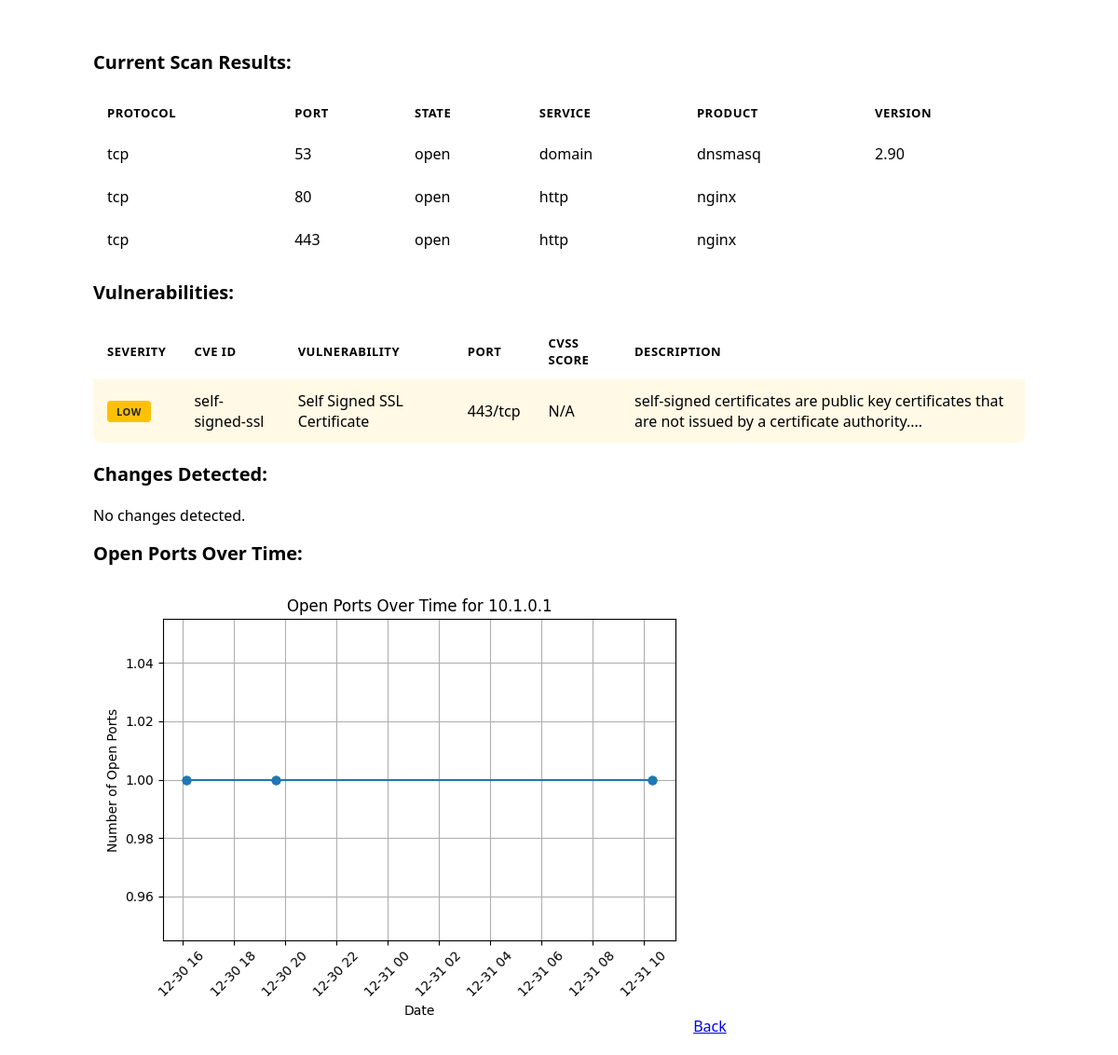
Page /report/10.1.0.1 on the committed database.
### tables this page shows
CREATE TABLE scans (
                        id INTEGER PRIMARY KEY,
                        ip TEXT,
                        protocol TEXT,
                        port INTEGER,
                        state TEXT,
                        service TEXT,
                        product TEXT,
                        version TEXT,
                        scan_date TEXT);

CREATE TABLE vulnerabilities (
                        id INTEGER PRIMARY KEY,
                        ip TEXT,
                        port INTEGER,
                        protocol TEXT,
                        vuln_id TEXT,
                        vuln_name TEXT,
                        severity TEXT,
                        description TEXT,
                        cvss_score REAL,
                        cvss_vector TEXT,
                        cwe_id TEXT,
                        references_json TEXT,
                        published_date TEXT,
                        scan_date TEXT,
                        UNIQUE(ip, port, protocol, vuln_id));

### app.py (the view)
@app.route('/report/<ip>')
def generate_asset_report(ip):
    try:
        if not validate_ip(ip):
            logger.warning(f"Invalid IP address for report: {ip}")
            return render_template('report.html', ip=ip, error="Invalid IP address format.")
        scan_results, changes, vulnerabilities = vuln_scan.generate_report_from_existing(ip)
        generate_report_plot(ip)
        return render_template('report.html', ip=ip, scan_results=scan_results, changes=changes, vulnerabilities=vulnerabilities)
    except ScanError as e:
        logger.error(f"Report generation error for {ip}: {e}")
        return render_template('report.html', ip=ip, error=str(e))
    except Exception as e:
        logger.error(f"Unexpected error generating report for {ip}: {e}")
        return render_template('report.html', ip=ip, error="An unexpected error occurred generating the report.")

### vuln_scan.py (called while the page is built)
def validate_ip(ip):
    try:
        ipaddress.ip_address(ip)
        return True
    except ValueError:
        return False

def compare_scans(old_scan, new_scan):
    old_ports = {(r[0], r[1]): r for r in old_scan}
    new_ports = {(r[0], r[1]): r for r in new_scan}
    changes = {
        'added': [new_ports[k] for k in new_ports if k not in old_ports],
        'removed': [old_ports[k] for k in old_ports if k not in new_ports],
        'changed': [
            {'old': old_ports[k], 'new': new_ports[k]}
            for k in old_ports
            if k in new_ports and old_ports[k] != new_ports[k]
        ]
    }
    total_changes = len(changes['added']) + len(changes['removed']) + len(changes['changed'])
    logger.info(f"Comparison found {total_changes} changes: "
                f"{len(changes['added'])} added, {len(changes['removed'])} removed, "
                f"{len(changes['changed'])} changed")
    return changes

### templates/report.html (shortened to what this page needs)
<!DOCTYPE html>
<html>
<head>
    <link rel="stylesheet" type="text/css" href="{{ url_for('static', filename='style.css') }}">
</head>
<body>
    <div class="container">
        <h1>Scan Report for {{ ip }}</h1>
        {% if error %}
            <div class="error">
                <p><strong>Error:</strong> {{ error }}</p>
            </div>
        {% elif scan_results is not none %}
            <h2>Current Scan Results:</h2>
            {% if scan_results %}
                <table>
                    <tr>
                        <th>Protocol</th>
                        <th>Port</th>
                        <th>State</th>
                        <th>Service</th>
                        <th>Product</th>
                        <th>Version</th>
                    </tr>
                    {% for result in scan_results %}
                        <tr>
                            <td>{{ result[0] }}</td>
                            <td>{{ result[1] }}</td>
                            <td>{{ result[2] }}</td>
                            <td>{{ result[3] }}</td>
                            <td>{{ result[4] }}</td>
                            <td>{{ result[5] }}</td>
                        </tr>
                    {% endfor %}
                </table>
            {% else %}
                <p>No open ports found.</p>
            {% endif %}
            <h2>Vulnerabilities:</h2>
            {% if vulnerabilities %}
                <table>
                    <tr>
                        <th>Severity</th>
                        <th>CVE ID</th>
                        <th>Vulnerability</th>
                        <th>Port</th>
                        <th>CVSS Score</th>
                        <th>Description</th>
                    </tr>
                    {% for vuln in vulnerabilities %}
                        <tr class="vuln-{{ vuln.severity|lower }}">
                            <td><span class="severity-badge {{ vuln.severity|lower }}">{{ vuln.severity|upper }}</span></td>
                            <td>{{ vuln.vuln_id }}</td>
                            <td>{{ vuln.vuln_name }}</td>
                            <td>{{ vuln.port }}/{{ vuln.protocol }}</td>
                            <td>{{ vuln.cvss_score if vuln.cvss_score else 'N/A' }}</td>
                            <td>{{ vuln.description[:100] }}{% if vuln.description|length > 100 %}...{% endif %}</td>
                        </tr>
                    {% endfor %}
                </table>
            {% else %}
                <p>No vulnerabilities detected.</p>
            {% endif %}
            <h2>Changes Detected:</h2>
            {% if changes and (changes.added or changes.removed or changes.changed) %}
                {% if changes.added %}
                    <h3>New Ports:{% if changes.latest_date %} <span style="font-weight: normal; font-size: 14px;">(Detected: {{ changes.latest_date }})</span>{% endif %}</h3>
                    <table>
                        <tr>
                            <th>Protocol</th>
                            <th>Port</th>
                            <th>State</th>
                            <th>Service</th>
                            <th>Product</th>
                            <th>Version</th>
                        </tr>
                        {% for port in changes.added %}
                            <tr class="added">
                                <td>{{ port[0] }}</td>
                                <td>{{ port[1] }}</td>
                                <td>{{ port[2] }}</td>
                                <td>{{ port[3] }}</td>
                                <td>{{ port[4] }}</td>
                                <td>{{ port[5] }}</td>
                            </tr>
                        {% endfor %}
                    </table>
                {% endif %}
                {% if changes.removed %}
                    <h3>Removed Ports:{% if changes.previous_date %} <span style="font-weight: normal; font-size: 14px;">(Last seen: {{ changes.previous_date }})</span>{% endif %}</h3>
                    <table>
                        <tr>
                            <th>Protocol</th>
                            <th>Port</th>
                            <th>State</th>
                            <th>Service</th>
                            <th>Product</th>
                            <th>Version</th>
                        </tr>
                        {% for port in changes.removed %}
                            <tr class="removed">
                                <td>{{ port[0] }}</td>
                                <td>{{ port[1] }}</td>
                                <td>{{ port[2] }}</td>
                                <td>{{ port[3] }}</td>
                                <td>{{ port[4] }}</td>
                                <td>{{ port[5] }}</td>
                            </tr>
                        {% endfor %}
                    </table>
                {% endif %}
                {% if changes.changed %}
                    <h3>Modified Ports:</h3>
                    <table>
                        <tr>
                            <th>Port</th>
                            <th>Previous</th>
                            <th>Current</th>
                        </tr>
                        {% for change in changes.changed %}
                            <tr class="changed">
                                <td>{{ change.old[0] }}/{{ change.old[1] }}</td>
                                <td>{{ change.old[3] }} {{ change.old[4] }} {{ change.old[5] }}</td>
                                <td>{{ change.new[3] }} {{ change.new[4] }} {{ change.new[5] }}</td>
                            </tr>
                        {% endfor %}
                    </table>
                {% endif %}
            {% else %}
                <p>No changes detected.</p>
            {% endif %}
            <h2>Open Ports Over Time:</h2>
            <img src="{{ url_for('static', filename='report_' + ip|replace('.', '.') + '.png') }}" alt="Port History" onerror="this.style.display='none'">
        {% else %}
            <p>No scan results available.</p>
        {% endif %}
        <a href="{{ url_for('index') }}">Back</a>
    </div>
</body>
</html>

### static/style.css (style rules this page uses)
* { box-sizing: border-box; }
body { font-family: var(--font-family, 'Segoe UI', Arial, sans-serif); background-color: var(--bg-primary); color: var(--text-primary); margin: 0; padding: 20px; transition: background-color 0.3s ease, color 0.3s ease; }
.container { max-width: 1000px; margin: 0 auto; background-color: var(--bg-secondary); padding: 0; box-shadow: 0 0 20px var(--shadow-color); border-radius: 8px; border: 1px solid var(--border-color); overflow: hidden; }
h1 { margin: 0; color: #ffffff; font-size: 24px; font-weight: 600; }
h2 { color: var(--text-primary); margin-top: 0; margin-bottom: 20px; font-size: 20px; }
table { width: 100%; border-collapse: collapse; margin: 20px 0; background-color: var(--bg-secondary); border-radius: 8px; overflow: hidden; }
th, td { padding: 12px 15px; text-align: left; border-bottom: 1px solid var(--border-light); }
th { background-color: var(--table-header-bg); font-weight: 600; color: var(--text-primary); font-size: 13px; text-transform: uppercase; letter-spacing: 0.5px; }
td { color: var(--text-secondary); }
tr:last-child td { border-bottom: none; }
.severity-badge { padding: 4px 10px; border-radius: 4px; font-size: 10px; font-weight: bold; text-transform: uppercase; letter-spacing: 0.5px; }
.severity-badge.low { background-color: #ffc107; color: #333; }
.severity-badge { display: inline-block; padding: 4px 10px; border-radius: 4px; font-size: 11px; font-weight: 600; text-transform: uppercase; letter-spacing: 0.5px; }
.severity-badge.low { background-color: #ffc107; color: #212529; }
tr.vuln-low { background-color: rgba(255, 193, 7, 0.1); }

### rows in the picture
scans: protocol "tcp", port "53", state "open", service "domain", product "dnsmasq", version "2.90"
scans: protocol "tcp", port "80", state "open", service "http", product "nginx"
scans: protocol "tcp", port "443", state "open", service "http", product "nginx"
vulnerabilities: severity "LOW", vuln_id "self-signed-ssl", vuln_name "Self Signed SSL Certificate", port "443", protocol "tcp", cvss_score "N/A", description "self-signed certificates are public key certificates that are not issued by a certificate authority."
